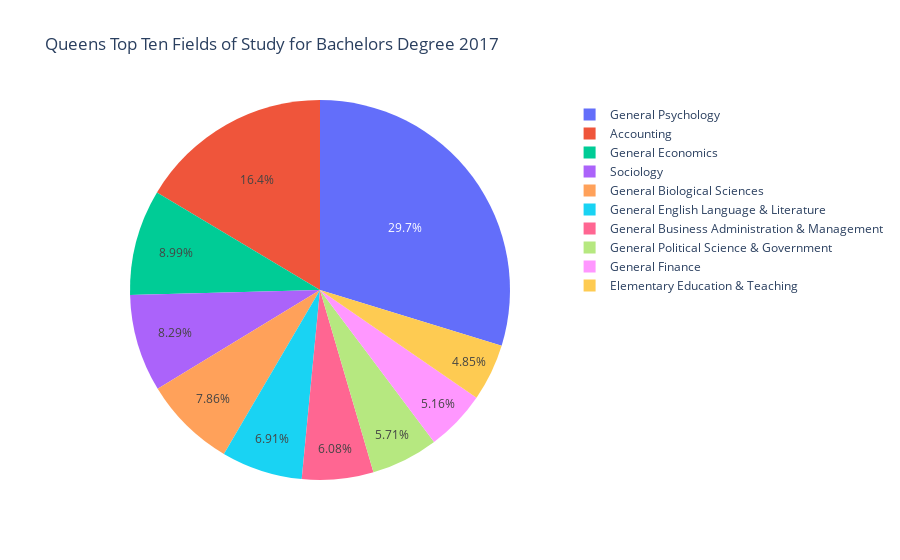

Source (notebook cell):
### Code cell
queens_bach_pie = px.pie(queens_top10_2017, values='Completions', names='Field Of Study',
             title='Queens Top Ten Fields of Study for Bachelors Degree 2017',
             hover_data=['Field Of Study']) #labels={'lifeExp':'life expectancy'})
#fig.update_traces(textposition='inside', textinfo='percent+label')
queens_bach_pie.write_image("../Images/queens_bach_pie.png")
queens_bach_pie.show()

### Figure 1 — Plotly figure (JSON) as saved in the notebook; plotly's stock layout.template omitted (floating-point values rounded to 4 significant figures)
{"data": [{"customdata": [["General Psychology"], ["Accounting"], ["General Economics"], ["Sociology"], ["General Biological Sciences"], ["General English Language & Literature"], ["General Business Administration & Management"], ["General Political Science & Government"], ["General Finance"], ["Elementary Education & Teaching"]], "domain": {"x": [0, 1], "y": [0, 1]}, "hoverlabel": {"namelength": 0}, "hovertemplate": "Field Of Study=%{label}<br>Completions=%{value}", "labels": ["General Psychology", "Accounting", "General Economics", "Sociology", "General Biological Sciences", "General English Language & Literature", "General Business Administration & Management", "General Political Science & Government", "General Finance", "Elementary Education & Teaching"], "legendgroup": "", "name": "", "showlegend": true, "type": "pie", "values": [969, 535, 293, 270, 256, 225, 198, 186, 168, 158]}], "layout": {"autosize": true, "legend": {"tracegroupgap": 0}, "title": {"text": "Queens Top Ten Fields of Study for Bachelors Degree 2017"}}}
